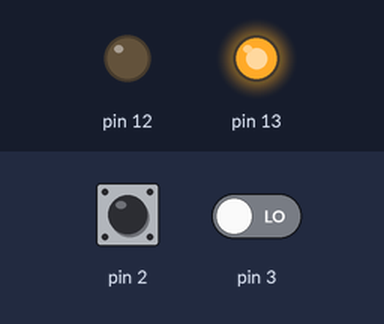
Bench run of a sketch on a simulated Arduino Uno, built with avr-gcc and run on an emulated ATmega328P. On the bench: output pins drawn as LEDs (lit = HIGH). The test bench sets the inputs (shaded band); at power-on: pin 2 HIGH, pin 3 LOW.

Above: at 1.2 s.
1.3 s: pin 2 pulled LOW for 0.15 s
At 1.37 s:
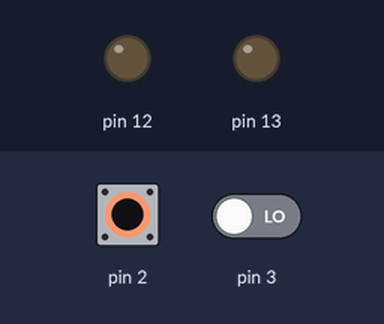
2.9 s: pin 3 driven HIGH
At 3.8 s:
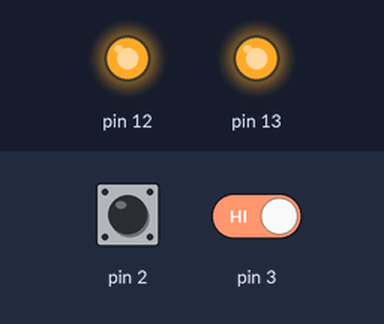
4.4 s: pin 2 pulled LOW for 1 s
At 5.0 s:
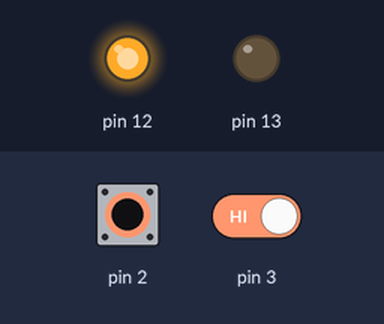
6.9 s: pin 2 pulled LOW for 3.2 s
At 10.5 s:
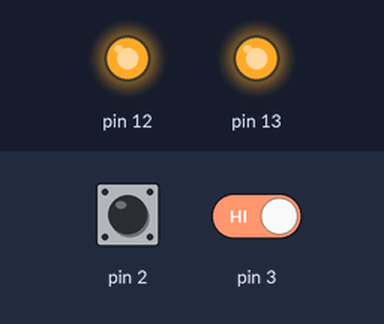
11.6 s: pin 3 driven LOW
At 12.8 s:
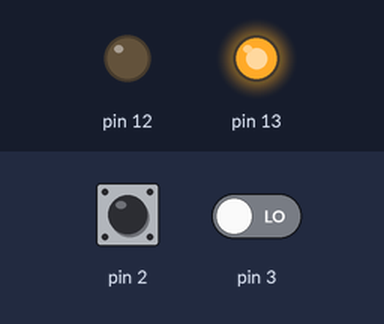
Timing chart, 0 to 14.1 s (numbered marks = the images above; inputs shaded):
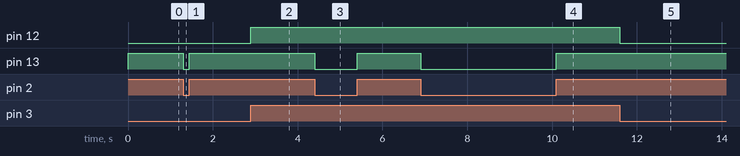

The sketch:

pullup.ino
```cpp
void setup() { pinMode(2, INPUT_PULLUP); pinMode(3, INPUT); pinMode(13, OUTPUT); pinMode(12, OUTPUT); }
void loop() { digitalWrite(13, digitalRead(2)); digitalWrite(12, digitalRead(3)); }
```

Measured:
- after the input at 1.3 s, pin 13: HIGH → LOW at once, → HIGH 0.15 s later
- after the input at 2.9 s, pin 12: LOW → HIGH at once
- after the input at 4.4 s, pin 13: HIGH → LOW at once, → HIGH 1.0 s later
- after the input at 6.9 s, pin 13: HIGH → LOW at once, → HIGH 3.2 s later
- after the input at 11.6 s, pin 12: HIGH → LOW at once
